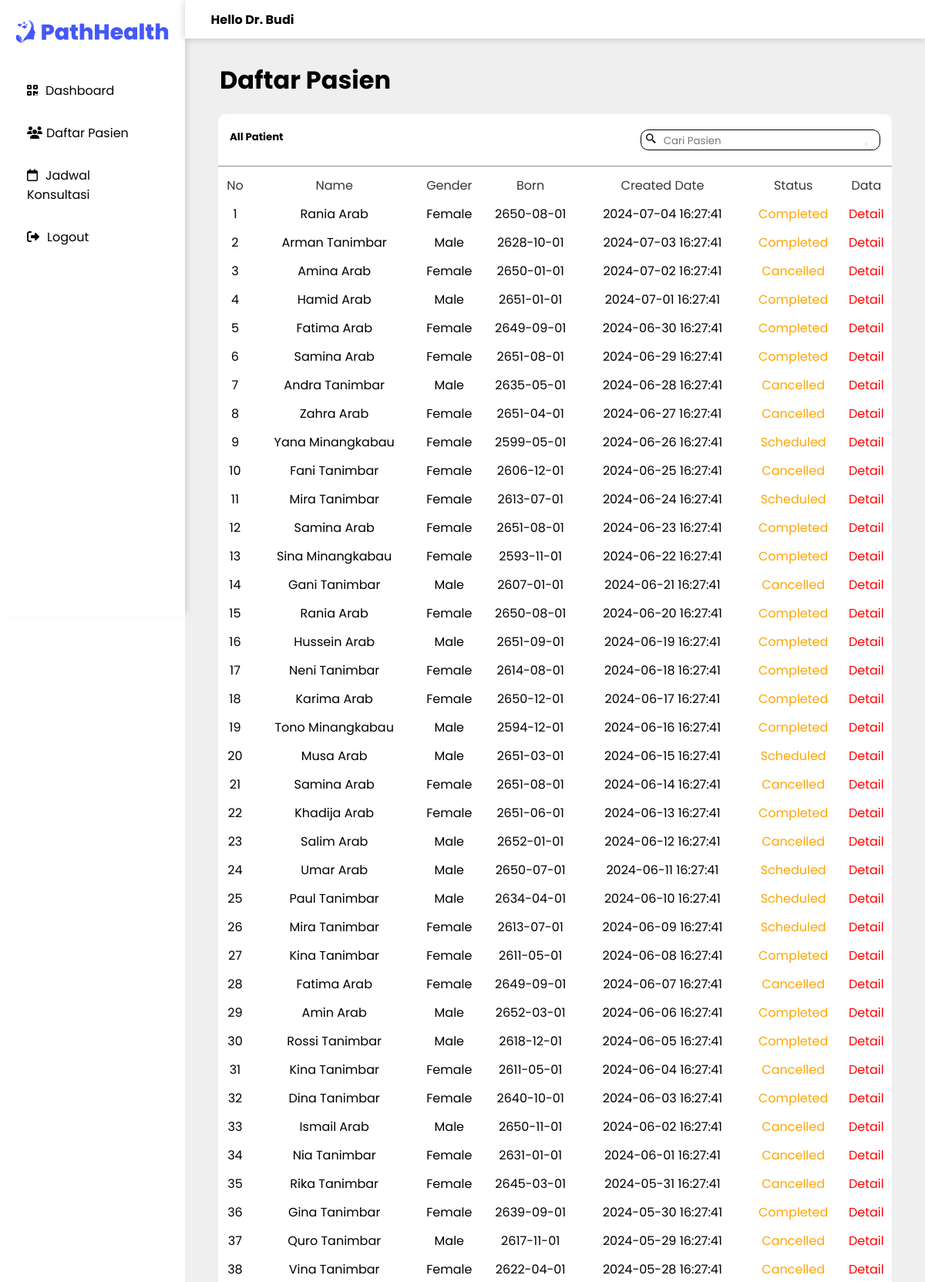
The app's page /dashboard/psikologi/daftarPasien.php (signed in, upper part) with its own data.
### tables this page shows
CREATE TABLE `consultations` (
  `consultation_id` int(11) NOT NULL,
  `user_id` int(11) DEFAULT NULL,
  `psychologist_id` int(11) DEFAULT NULL,
  `scheduled_date` datetime DEFAULT NULL,
  `status` enum('Scheduled','Completed','Cancelled') DEFAULT 'Scheduled',
  `notes` text DEFAULT NULL,
  `created_at` timestamp NOT NULL DEFAULT current_timestamp()
);

CREATE TABLE `users` (
  `user_id` int(11) NOT NULL,
  `username` varchar(50) NOT NULL,
  `password` varchar(255) NOT NULL,
  `email` varchar(100) NOT NULL,
  `full_name` varchar(100) DEFAULT NULL,
  `date_of_birth` date DEFAULT NULL,
  `gender` enum('Male','Female','Other') DEFAULT NULL,
  `created_at` timestamp NOT NULL DEFAULT current_timestamp(),
  `id_wilayah` int(11) DEFAULT NULL
);

### dashboard/psikologi/daftarPasien.php (the view, shortened to what this page needs)
<?php
include "../koneksi.php";
$psychologist_id = $_SESSION['psychologist_id'];
$full_name = $_SESSION['full_name'];
?>
<!DOCTYPE html>
<html lang="en">
<head>
    <link rel="stylesheet" href="../../style/psikolog/daftarPasien.css">
    <link href='https://unpkg.com/boxicons@2.1.4/css/boxicons.min.css' rel='stylesheet'>
    <link rel="stylesheet" href="https://cdnjs.cloudflare.com/ajax/libs/font-awesome/6.5.1/css/all.min.css" />
<body>
    <div class="page">
        <div class="navbar">
            <div class="logo"><img src="../../asset/logo2.png" alt=""></div>
            <div class="dashboard"><i class='fas fa-qrcode '></i><a href="dashboard.php">Dashboard</a></div>
            <div class="daftarPsikolog"><i class="fa-solid fa-users"></i><a href="daftarPasien.php">Daftar Pasien</a></div>
            <div class="jadwal"><i class="fa-regular fa-calendar"></i><a href="jadwalKonsultasi.php">Jadwal Konsultasi</a></div>
            <div class="jadwal"><i class="fa-solid fa-right-from-bracket"></i><a href="../login/login.php">Logout</a></div>
        </div>
        <div class="main">
            <div class="container">
                <div class="profil">
                    <div class="user"><h4>Hello <?php echo $full_name; ?></h4></div>
                </div>
            </div>
            <div class="menu">
                <h1>Daftar Pasien</h1>
            </div>
            <div class="patient">
                <div class="sub">
                    <div class="box-sub">
                        <h5>All Patient</h5>
                    </div>
                    <div class="box-sub1">
                        <form method="POST">
                            <i class='bx bx-search-alt-2'>
                                <input type="search" id="gsearch" name="gsearch" placeholder="Cari Pasien">
                            </i>
                            <button type="submit" name="search"></button>
                        </form>
                    </div>
                </div>
                <div class="data">
                    <div class="card">
                        <div class="table">
                            <table class="bordered" width="100%">
                                <thead>
                                    <tr>
                                        <th>No</th>
                                        <th>Name</th>
                                        <th>Gender</th>
                                        <th>Born</th>
                                        <th>Created Date</th>
                                        <th>Status</th>
                                        <th>Data</th>
                                    </tr>
                                </thead>
                                <tbody>
                                    <?php
                                    $i = 1;
                                    $query = "SELECT psychologists.psychologist_id, users.user_id, users.full_name, users.gender, users.date_of_birth, consultations.status, consultations.created_at
                                            FROM consultations
                                            JOIN users ON consultations.user_id = users.user_id
                                            JOIN psychologists ON consultations.psychologist_id = psychologists.psychologist_id
                                            WHERE consultations.psychologist_id = $psychologist_id";
                                    $result = mysqli_query($conn, $query);
                                    while($row = mysqli_fetch_array($result, MYSQLI_ASSOC)) {
                                    ?>
                                    <tr>
                                        <th><?php echo $i++;?></th>
                                        <th><?php echo $row['full_name'];?></th>
                                        <th><?php echo $row['gender'];?></th>
                                        <th><?php echo $row['date_of_birth'];?></th>
                                        <th><?php echo $row['created_at'];?></th>
                                        <th class="status"><?php echo $row['status'];?></th>
                                        <th>
                                            <a href="dataPasien.php?user_id=<?php echo $row['user_id']; ?>">
                                                Detail
                                            </a>
                                        </th>
                                    </tr>
                                    <?php
                                    }
                                    ?>
                                </tbody>
                            </table>
                        </div>
                    </div>
                </div>
            </div>
        </div>
    </div>
</body>
</html>

### style/psikolog/daftarPasien.css (style rules this page uses)
* { margin: 0; padding: 0; box-sizing: border-box; font-family: "Poppins", sans-serif; scroll-behavior: smooth; color: #000000; }
.page { display: flex; width: 100%; height: 100%; }
.page .navbar { padding: 20px; width: 20%; height: 100vh; box-shadow: 5px 0 10px -5px rgba(0, 0, 0, 0.2); position: fixed; top: 0; left: 0; background: white; overflow-y: auto; }
.page .navbar .logo img { width: 100%; margin-bottom: 20px; }
.page .navbar .dashboard { padding: 15px; }
.page .navbar .dashboard a { padding: 5px; text-decoration: none; }
.page .navbar i { padding-right: 5px; }
.page .navbar .daftarPsikolog { padding: 15px; }
.page .navbar .daftarPsikolog a { text-decoration: none; }
.page .navbar .jadwal { padding: 15px; }
.page .navbar .jadwal a { padding: 5px; text-decoration: none; }
.page .main { margin-left: 20%; width: 80%; padding: 20px; margin-top: 30px; background-color: #efefef; }
.page .main .container { display: flex; position: fixed; top: 0; left: 20%; background: white; z-index: 2; align-items: center; width: 80%; height: 50px; box-shadow: 0 0 10px rgba(0, 0, 0, 0.2); }
.page .main .container .profil { width: 100%; display: flex; text-align: left; align-items: center; }
.page .main .container .profil .user { width: 93%; margin-inline: auto; }
.page .main .menu { margin-top: 30px; }
.page .main .menu h1 { padding-left: 25px; }
.page .main .patient { margin-top: 20px; background-color: white; border-radius: 10px; margin-inline: auto; width: 95%; padding-bottom: 20px; }
.page .main .patient .sub { padding-top: 20px; padding-right: 15px; display: flex; justify-content: space-between; }
.page .main .patient .sub .box-sub { padding-left: 15px; }
.page .main .patient .sub .box-sub1 { padding-right: 15px; border: 1px solid #000; border-radius: 10px; }
.page .main .patient .sub .box-sub1 form i { padding-left: 5px; }
.page .main .patient .sub .box-sub1 form i input { border: none; outline: none; }
.page .main .patient .data { margin-top: 20px; border-top: 1px solid #928b8b; text-align: center; font-family: "Poppins", sans-serif; }
.page .main .patient .data .card .table table thead tr th { font-weight: normal; color: #373535; font-family: "Poppins", sans-serif; }
.page .main .patient .data .card .table table tr .status { color: orange; }
.page .main .patient .data .card .table table tr th { padding-top: 10px; font-weight: normal; }
.page .main .patient .data .card .table table tr th a { color: red; text-decoration: none; }

### records on screen
consultations: user.full_name "Rania Arab", user.gender "Female", user.date_of_birth "2650-08-01", created_at "2024-07-04 16:27:41", status "Completed"
consultations: user.full_name "Arman Tanimbar", user.gender "Male", user.date_of_birth "2628-10-01", created_at "2024-07-03 16:27:41", status "Completed"
consultations: user.full_name "Amina Arab", user.gender "Female", user.date_of_birth "2650-01-01", created_at "2024-07-02 16:27:41", status "Cancelled"
consultations: user.full_name "Hamid Arab", user.gender "Male", user.date_of_birth "2651-01-01", created_at "2024-07-01 16:27:41", status "Completed"
consultations: user.full_name "Fatima Arab", user.gender "Female", user.date_of_birth "2649-09-01", created_at "2024-06-30 16:27:41", status "Completed"
consultations: user.full_name "Samina Arab", user.gender "Female", user.date_of_birth "2651-08-01", created_at "2024-06-29 16:27:41", status "Completed"
consultations: user.full_name "Andra Tanimbar", user.gender "Male", user.date_of_birth "2635-05-01", created_at "2024-06-28 16:27:41", status "Cancelled"
consultations: user.full_name "Zahra Arab", user.gender "Female", user.date_of_birth "2651-04-01", created_at "2024-06-27 16:27:41", status "Cancelled"
consultations: user.full_name "Yana Minangkabau", user.gender "Female", user.date_of_birth "2599-05-01", created_at "2024-06-26 16:27:41", status "Scheduled"
consultations: user.full_name "Fani Tanimbar", user.gender "Female", user.date_of_birth "2606-12-01", created_at "2024-06-25 16:27:41", status "Cancelled"
consultations: user.full_name "Mira Tanimbar", user.gender "Female", user.date_of_birth "2613-07-01", created_at "2024-06-24 16:27:41", status "Scheduled"
consultations: user.full_name "Samina Arab", user.gender "Female", user.date_of_birth "2651-08-01", created_at "2024-06-23 16:27:41", status "Completed"
consultations: user.full_name "Sina Minangkabau", user.gender "Female", user.date_of_birth "2593-11-01", created_at "2024-06-22 16:27:41", status "Completed"
consultations: user.full_name "Gani Tanimbar", user.gender "Male", user.date_of_birth "2607-01-01", created_at "2024-06-21 16:27:41", status "Cancelled"
consultations: user.full_name "Rania Arab", user.gender "Female", user.date_of_birth "2650-08-01", created_at "2024-06-20 16:27:41", status "Completed"
consultations: user.full_name "Hussein Arab", user.gender "Male", user.date_of_birth "2651-09-01", created_at "2024-06-19 16:27:41", status "Completed"
consultations: user.full_name "Neni Tanimbar", user.gender "Female", user.date_of_birth "2614-08-01", created_at "2024-06-18 16:27:41", status "Completed"
consultations: user.full_name "Karima Arab", user.gender "Female", user.date_of_birth "2650-12-01", created_at "2024-06-17 16:27:41", status "Completed"
consultations: user.full_name "Tono Minangkabau", user.gender "Male", user.date_of_birth "2594-12-01", created_at "2024-06-16 16:27:41", status "Completed"
consultations: user.full_name "Musa Arab", user.gender "Male", user.date_of_birth "2651-03-01", created_at "2024-06-15 16:27:41", status "Scheduled"
consultations: user.full_name "Samina Arab", user.gender "Female", user.date_of_birth "2651-08-01", created_at "2024-06-14 16:27:41", status "Cancelled"
consultations: user.full_name "Khadija Arab", user.gender "Female", user.date_of_birth "2651-06-01", created_at "2024-06-13 16:27:41", status "Completed"
consultations: user.full_name "Salim Arab", user.gender "Male", user.date_of_birth "2652-01-01", created_at "2024-06-12 16:27:41", status "Cancelled"
consultations: user.full_name "Umar Arab", user.gender "Male", user.date_of_birth "2650-07-01", created_at "2024-06-11 16:27:41", status "Scheduled"
consultations: user.full_name "Paul Tanimbar", user.gender "Male", user.date_of_birth "2634-04-01", created_at "2024-06-10 16:27:41", status "Scheduled"
consultations: user.full_name "Mira Tanimbar", user.gender "Female", user.date_of_birth "2613-07-01", created_at "2024-06-09 16:27:41", status "Scheduled"
consultations: user.full_name "Kina Tanimbar", user.gender "Female", user.date_of_birth "2611-05-01", created_at "2024-06-08 16:27:41", status "Completed"
consultations: user.full_name "Fatima Arab", user.gender "Female", user.date_of_birth "2649-09-01", created_at "2024-06-07 16:27:41", status "Cancelled"
consultations: user.full_name "Amin Arab", user.gender "Male", user.date_of_birth "2652-03-01", created_at "2024-06-06 16:27:41", status "Completed"
consultations: user.full_name "Rossi Tanimbar", user.gender "Male", user.date_of_birth "2618-12-01", created_at "2024-06-05 16:27:41", status "Completed"
consultations: user.full_name "Kina Tanimbar", user.gender "Female", user.date_of_birth "2611-05-01", created_at "2024-06-04 16:27:41", status "Cancelled"
consultations: user.full_name "Dina Tanimbar", user.gender "Female", user.date_of_birth "2640-10-01", created_at "2024-06-03 16:27:41", status "Completed"
consultations: user.full_name "Ismail Arab", user.gender "Male", user.date_of_birth "2650-11-01", created_at "2024-06-02 16:27:41", status "Cancelled"
consultations: user.full_name "Nia Tanimbar", user.gender "Female", user.date_of_birth "2631-01-01", created_at "2024-06-01 16:27:41", status "Cancelled"
consultations: user.full_name "Rika Tanimbar", user.gender "Female", user.date_of_birth "2645-03-01", created_at "2024-05-31 16:27:41", status "Cancelled"
consultations: user.full_name "Gina Tanimbar", user.gender "Female", user.date_of_birth "2639-09-01", created_at "2024-05-30 16:27:41", status "Completed"
consultations: user.full_name "Quro Tanimbar", user.gender "Male", user.date_of_birth "2617-11-01", created_at "2024-05-29 16:27:41", status "Cancelled"
consultations: user.full_name "Vina Tanimbar", user.gender "Female", user.date_of_birth "2622-04-01", created_at "2024-05-28 16:27:41", status "Cancelled"

### other values on screen
$full_name "Dr. Budi"
